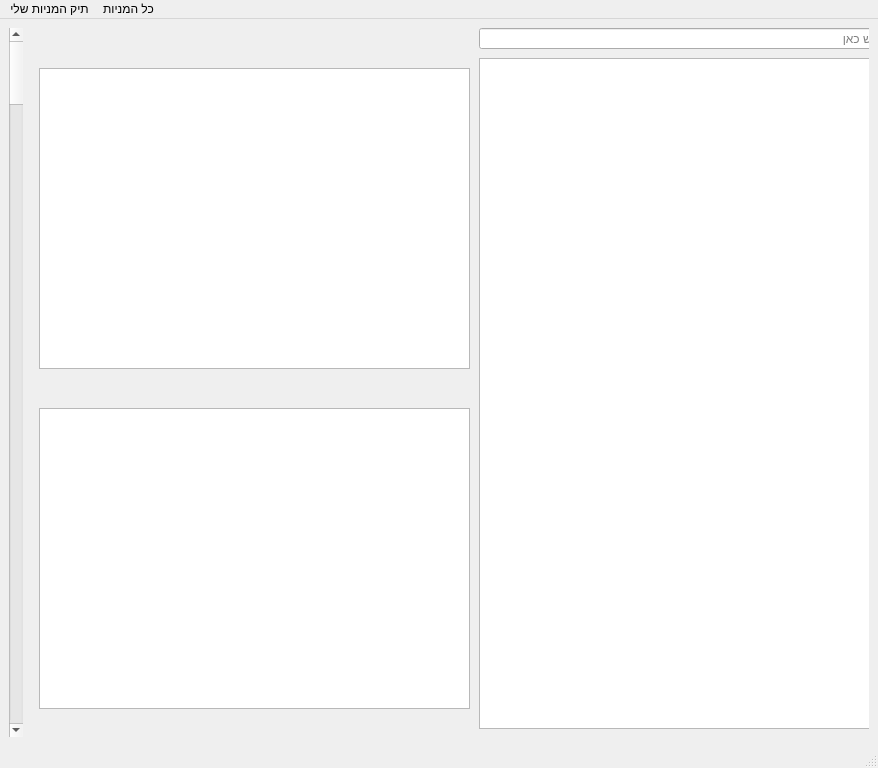
<?xml version="1.0" encoding="UTF-8"?>
<ui version="4.0">
 <class>MainWindow</class>
 <widget class="QMainWindow" name="MainWindow">
  <property name="geometry">
   <rect>
    <x>0</x>
    <y>0</y>
    <width>878</width>
    <height>768</height>
   </rect>
  </property>
  <property name="main_window" stdset="0">
   <string>Share Portfolio Manager</string>
  </property>
  <widget class="QWidget" name="centralwidget">
   <layout class="QHBoxLayout" name="mainLayout">
    <item>
     <widget class="QScrollBar" name="verticalScrollBar">
      <property name="orientation">
       <enum>Qt::Vertical</enum>
      </property>
     </widget>
    </item>
    <item>
     <widget class="QFrame" name="infoFrame">
      <widget class="QListView" name="StockExtendedDisplay">
       <property name="geometry">
        <rect>
         <x>10</x>
         <y>40</y>
         <width>431</width>
         <height>301</height>
        </rect>
       </property>
       <property name="toolTip">
        <string>Portfolio</string>
       </property>
      </widget>
      <widget class="QFrame" name="listFrame">
       <property name="geometry">
        <rect>
         <x>450</x>
         <y>0</y>
         <width>435</width>
         <height>707</height>
        </rect>
       </property>
       <widget class="QListView" name="StockDisplay">
        <property name="geometry">
         <rect>
          <x>0</x>
          <y>30</y>
          <width>421</width>
          <height>671</height>
         </rect>
        </property>
        <property name="toolTip">
         <string>Vivo Stock List</string>
        </property>
       </widget>
       <widget class="QLineEdit" name="lineEdit">
        <property name="enabled">
         <bool>true</bool>
        </property>
        <property name="geometry">
         <rect>
          <x>0</x>
          <y>0</y>
          <width>411</width>
          <height>21</height>
         </rect>
        </property>
        <property name="placeholderText">
         <string>חפש כאן </string>
        </property>
       </widget>
      </widget>
      <widget class="QListView" name="StockGraph">
       <property name="geometry">
        <rect>
         <x>10</x>
         <y>380</y>
         <width>431</width>
         <height>301</height>
        </rect>
       </property>
       <property name="toolTip">
        <string>Portfolio</string>
       </property>
      </widget>
     </widget>
    </item>
   </layout>
  </widget>
  <widget class="QMenuBar" name="menuBar">
   <property name="geometry">
    <rect>
     <x>0</x>
     <y>0</y>
     <width>878</width>
     <height>22</height>
    </rect>
   </property>
   <widget class="QMenu" name="menu">
    <property name="title">
     <string>תיק המניות שלי</string>
    </property>
   </widget>
   <widget class="QMenu" name="menu_2">
    <property name="title">
     <string>כל המניות</string>
    </property>
   </widget>
   <addaction name="menu"/>
   <addaction name="menu_2"/>
  </widget>
  <widget class="QStatusBar" name="statusBar"/>
  <action name="actionAdd">
   <property name="icon">
    <iconset>
     <normaloff>../../../Users/ziv52/.designer/icons/add.png</normaloff>../../../Users/ziv52/.designer/icons/add.png</iconset>
   </property>
   <property name="text">
    <string>Add Stock</string>
   </property>
  </action>
  <action name="actionDelete">
   <property name="icon">
    <iconset>
     <normaloff>../../../Users/ziv52/.designer/icons/delete.png</normaloff>../../../Users/ziv52/.designer/icons/delete.png</iconset>
   </property>
   <property name="text">
    <string>Delete Stock</string>
   </property>
  </action>
  <action name="actionRefresh">
   <property name="icon">
    <iconset>
     <normaloff>../../../Users/ziv52/.designer/icons/refresh.png</normaloff>../../../Users/ziv52/.designer/icons/refresh.png</iconset>
   </property>
   <property name="text">
    <string>Refresh List</string>
   </property>
  </action>
 </widget>
 <resources>
  <include location="../icons.qrc"/>
 </resources>
 <connections/>
</ui>
